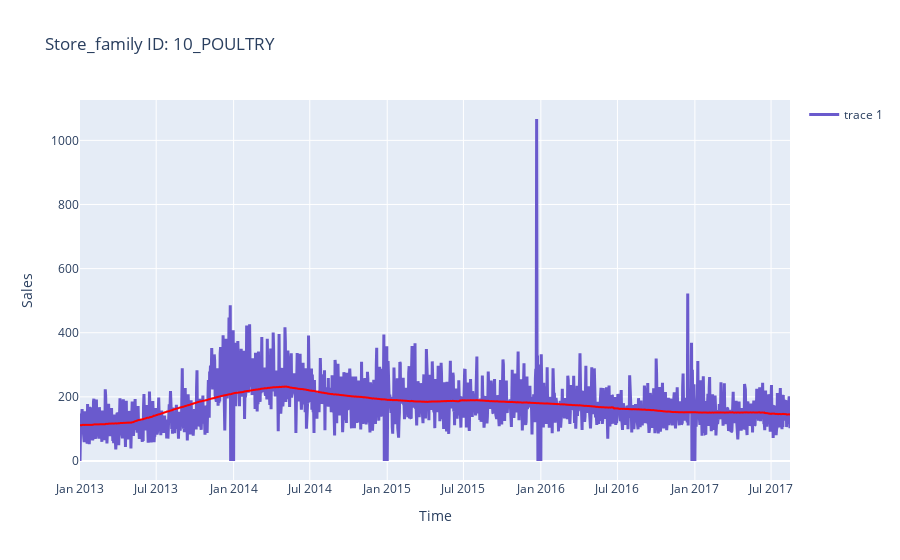

Here is the notebook cell this chart was saved with:
### Markdown cell above
- Trend

### Code cell
plot.plot_trend(df_train_preprocessed, '10_POULTRY')

### Figure 1 — Plotly figure (JSON) as saved in the notebook; plotly's stock layout.template omitted (floating-point values rounded to 4 significant figures; data arrays with more than 128 entries replaced by an {"elided": "..."} marker saying what was removed)
{"data": [{"hovertemplate": "Time=%{x}<br>Sales=%{y}<extra></extra>", "legendgroup": "", "line": {"color": "red", "dash": "solid"}, "marker": {"symbol": "circle"}, "mode": "lines", "name": "", "showlegend": false, "type": "scattergl", "x": {"elided": "1688 str values"}, "xaxis": "x", "y": {"elided": "1688 float values"}, "yaxis": "y"}, {"line": {"color": "slateblue", "width": 3}, "mode": "lines", "type": "scatter", "x": {"elided": "1688 str values"}, "y": {"elided": "1688 float values"}}], "layout": {"legend": {"tracegroupgap": 0}, "title": {"text": "Store_family ID: 10_POULTRY"}, "xaxis": {"anchor": "y", "domain": [0, 1], "title": {"text": "Time"}}, "yaxis": {"anchor": "x", "domain": [0, 1], "title": {"text": "Sales"}}}}
